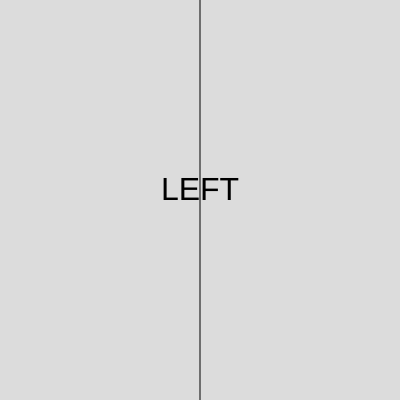
Frame 1 (no input)
Frame 60 (no input): identical to frame 1, image omitted
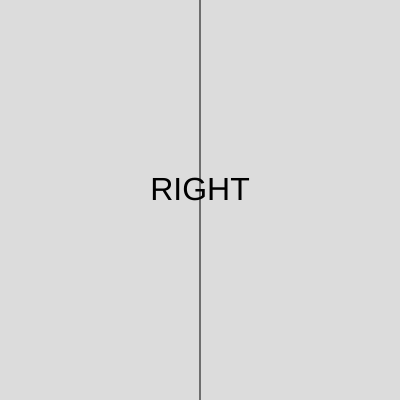
Frame 120 (the mouse pressed at the canvas centre since frame 60)

The p5.js sketch that drew these frames (run headless with seeded random() and noise() and a simulated clock; from frame 60 on, the mouse is pressed at the canvas centre):

// p5.js sketch
// ── sketch.js
function setup() {
  createCanvas(400, 400);
}

function draw() {
  background(220);
  line(width/2,0,height/2,height)
  let position="";
  if(mouseX<width/2){
    position="LEFT"
  }else{position="RIGHT"
       }
  textAlign(CENTER)
  textSize(32);
  text(position, width/2, height/2);
  
}
